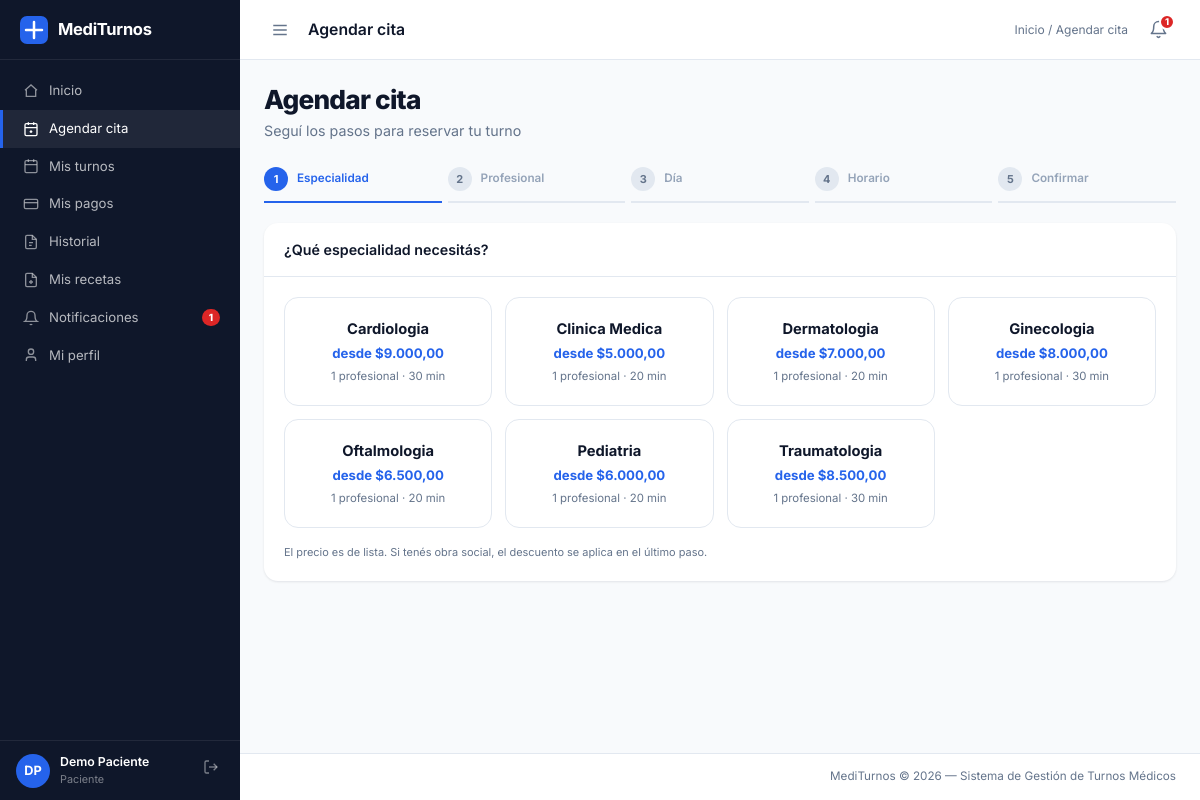
Page /agendar.php (signed in) on the committed database.
### tables this page shows
CREATE TABLE `especialidad` (
  `id_especialidad` int(11) NOT NULL AUTO_INCREMENT,
  `nombre` varchar(100) NOT NULL,
  `duracion_turno_min` int(11) DEFAULT NULL,
  `precio_consulta` decimal(10,2) NOT NULL DEFAULT 5000.00,
  PRIMARY KEY (`id_especialidad`)
);

### sistema/modelos/Turno.php (called while the page is built, shortened)
<?php
class Turno
{
    private PDO $pdo;
    public function __construct(PDO $pdo)
    {
        $this->pdo = $pdo;
    }
    public function especialidadesParaReserva(): array
    {
        return $this->pdo->query(
            "SELECT e.id_especialidad, e.nombre, e.precio_consulta, e.duracion_turno_min,
                    COUNT(DISTINCT m.matricula) AS medicos
             FROM   especialidad e
             JOIN   horario_atencion h ON h.id_especialidad = e.id_especialidad
             JOIN   medico m ON m.matricula = h.matricula AND m.estado = 'activo'
             GROUP  BY e.id_especialidad, e.nombre, e.precio_consulta, e.duracion_turno_min
             ORDER  BY e.nombre"
        )->fetchAll();
    }
}

### agendar.php (the view, shortened to what this page needs)
<?php
require_once __DIR__ . '/config/conexion.php';
require_once __DIR__ . '/sistema/modelos/Turno.php';
$modelo       = new Turno($pdo);
$breadcrumb   = '<a href="' . BASE_URL . 'dashboard.php">Inicio</a> / Agendar cita';
$idEsp     = (int) ($_GET['esp']   ?? 0);
$matricula = (int) ($_GET['mat']   ?? 0);
$fecha     = trim($_GET['fecha']   ?? '');
$paso_url = function (array $cambios = []) use ($idEsp, $matricula, $fecha) {
    $base = ['esp' => $idEsp ?: null, 'mat' => $matricula ?: null, 'fecha' => $fecha ?: null];
    $qs   = array_filter(array_merge($base, $cambios), fn($v) => $v !== null && $v !== '');
    return BASE_URL . 'agendar.php' . ($qs ? '?' . http_build_query($qs) : '');
};
$especialidad = $idEsp ? $modelo->datosEspecialidad($idEsp) : false;
if (!$especialidad) { $idEsp = 0; $matricula = 0; $fecha = ''; $hora = ''; }
$paso = 1;
$especialidades = $paso === 1 ? $modelo->especialidadesParaReserva() : [];
$plata = fn($n) => '$' . number_format((float) $n, 2, ',', '.');
require_once __DIR__ . '/sistema/vistas/layouts/navbar.php';
?>
<header class="pac-saludo">
    <h1>Agendar cita</h1>
    <p>Seguí los pasos para reservar tu turno</p>
</header>
<ol class="agd-pasos">
    <?php
    $etapas = [
        1 => ['Especialidad', $paso_url(['mat' => null, 'fecha' => null, 'hora' => null, 'cons' => null])],
        2 => ['Profesional',  $paso_url(['fecha' => null, 'hora' => null, 'cons' => null])],
        3 => ['Día',          $paso_url(['hora' => null, 'cons' => null])],
        4 => ['Horario',      $paso_url(['hora' => null, 'cons' => null])],
        5 => ['Confirmar',    null],
    ];
    $etapas[1][1] = BASE_URL . 'agendar.php';
    $etapas[2][1] = BASE_URL . 'agendar.php?esp=' . $idEsp;
    foreach ($etapas as $n => [$rotulo, $url]):
        $estado = $n < $paso ? 'hecho' : ($n === $paso ? 'activo' : '');
        $clic   = ($n < $paso && $url);
    ?>
    <li class="agd-paso <?= $estado ?>">
        <?php if ($clic): ?><a href="<?= htmlspecialchars($url) ?>"><?php else: ?><span><?php endif; ?>
            <span class="agd-paso-num"><?= $n < $paso ? '✓' : $n ?></span>
            <span class="agd-paso-rot"><?= $rotulo ?></span>
        <?php if ($clic): ?></a><?php else: ?></span><?php endif; ?>
    </li>
    <?php endforeach; ?>
</ol>
<div class="panel">
<?php if ($paso === 1): ?>
    <div class="panel-header"><span class="panel-titulo">¿Qué especialidad necesitás?</span></div>
    <div class="panel-body">
        <?php if (!$especialidades): ?>
            <p class="pac-slot-vacio">No hay especialidades con agenda cargada en este momento.</p>
        <?php else: ?>
        <div class="agd-grid">
            <?php foreach ($especialidades as $e): ?>
            <a class="agd-tarjeta" href="<?= BASE_URL ?>agendar.php?esp=<?= (int) $e['id_especialidad'] ?>">
                <strong><?= htmlspecialchars($e['nombre']) ?></strong>
                <span class="agd-precio">desde <?= $plata($e['precio_consulta']) ?></span>
                <span class="agd-meta">
                    <?= (int) $e['medicos'] ?> profesional<?= $e['medicos'] > 1 ? 'es' : '' ?>
                    · <?= (int) $e['duracion_turno_min'] ?> min
                </span>
            </a>
            <?php endforeach; ?>
        </div>
        <p class="form-hint" style="margin-top:16px">
            El precio es de lista. Si tenés obra social, el descuento se aplica
            en el último paso.
        </p>
        <?php endif; ?>
    </div>
<?php endif; ?>
</div>
<?php require_once __DIR__ . '/sistema/vistas/layouts/footer.php'; ?>

### publico/css/estilos.css (style rules this page uses)
:root { --azul: #2563eb; --azul-osc: #1e3a8a; --azul-claro: #eff6ff; --azul-soft2: #dbeafe; --azul-vivo: #3b82f6; --verde: #16a34a; --verde-claro: #dcfce7; --rojo: #dc2626; --rojo-claro: #fee2e2; --amarillo: #d97706; --amarillo-claro: #fef3c7; --gris-osc: #0f172a; --gris-med: #334155; --gris: #64748b; --gris2: #94a3b8; --gris-claro: #f8fafc; --borde: #e2e8f0; --blanco: #ffffff; --sidebar-w: 240px; --header-h: 60px; --radio: 14px; --radio-sm: 10px; --sombra: 0 1px 3px rgba(15,23,42,.06), 0 1px 2px rgba(15,23,42,.04); --sombra-md: 0 10px 30px -8px rgba(15,23,42,.15); --sombra-lg: 0 24px 60px -16px rgba(15,23,42,.22); --azul-glow: 0 8px 22px -6px rgba(37,99,235,.45); }
*, *::before, *::after { box-sizing: border-box; margin: 0; padding: 0; }
html { font-size: 15px; }
body { font-family: 'Inter', system-ui, -apple-system, 'Segoe UI', sans-serif; background: var(--gris-claro); color: var(--gris-med); line-height: 1.5; -webkit-font-smoothing: antialiased; }
a { color: var(--azul); text-decoration: none; }
.topbar-breadcrumb a { color: var(--gris); }
.panel { background: var(--blanco); border-radius: var(--radio); box-shadow: var(--sombra); margin-bottom: 20px; }
.panel-header { padding: 16px 20px; border-bottom: 1px solid var(--borde); display: flex; align-items: center; justify-content: space-between; gap: 12px; flex-wrap: wrap; }
.panel-titulo { font-size: .95rem; font-weight: 600; color: var(--gris-osc); }
.panel-body { padding: 20px; }
.form-hint { font-size: .73rem; color: var(--gris); }

### publico/css/paciente.css (style rules this page uses)
.pac-saludo { margin-bottom: 26px; }
.pac-saludo h1 { font-size: 1.75rem; font-weight: 800; letter-spacing: -.8px; color: var(--gris-osc); line-height: 1.2; }
.pac-saludo p { color: var(--gris); font-size: .95rem; margin-top: 4px; }
.agd-pasos { display: flex; align-items: center; gap: 6px; list-style: none; margin-bottom: 20px; flex-wrap: wrap; }
.agd-paso { flex: 1; min-width: 92px; }
.agd-paso a, .agd-paso > span { display: flex; align-items: center; gap: 9px; padding-bottom: 10px; border-bottom: 2.5px solid var(--borde); font-size: .78rem; font-weight: 600; color: var(--gris2); transition: color .2s, border-color .2s; }
.agd-paso-num { width: 24px; height: 24px; border-radius: 50%; flex-shrink: 0; display: grid; place-items: center; background: var(--borde); color: var(--gris); font-size: .73rem; font-weight: 700; transition: background .2s, color .2s; }
.agd-paso.activo a, .agd-paso.activo > span { color: var(--azul); border-bottom-color: var(--azul); }
.agd-paso.activo .agd-paso-num { background: var(--azul); color: #fff; }
.agd-grid { display: grid; gap: 13px; grid-template-columns: repeat(auto-fit, minmax(190px, 1fr)); }
.agd-tarjeta { display: flex; flex-direction: column; gap: 4px; padding: 20px; border-radius: var(--radio); border: 1.5px solid var(--borde); background: var(--blanco); color: inherit; text-align: center; transition: border-color .15s, transform .12s, box-shadow .12s; }
.agd-tarjeta strong { font-size: .98rem; color: var(--gris-osc); }
.agd-precio { font-size: .88rem; color: var(--azul); font-weight: 700; }
.agd-meta { font-size: .76rem; color: var(--gris); }

### rows in the picture
especialidad: nombre "Cardiologia", precio_consulta "$9.000,00", medicos "1", duracion_turno_min "30"
especialidad: nombre "Clinica Medica", precio_consulta "$5.000,00", medicos "1", duracion_turno_min "20"
especialidad: nombre "Dermatologia", precio_consulta "$7.000,00", medicos "1", duracion_turno_min "20"
especialidad: nombre "Ginecologia", precio_consulta "$8.000,00", medicos "1", duracion_turno_min "30"
especialidad: nombre "Oftalmologia", precio_consulta "$6.500,00", medicos "1", duracion_turno_min "20"
especialidad: nombre "Pediatria", precio_consulta "$6.000,00", medicos "1", duracion_turno_min "20"
especialidad: nombre "Traumatologia", precio_consulta "$8.500,00", medicos "1", duracion_turno_min "30"

### other values in the picture
$sinLeerSesion "1"
$inicialesSesion "DP"
$usuarioSesion['nombre'] . ' ' . $usuarioSesion['apellido'] "Demo Paciente"
$rolActual "Paciente"
$paginaTitulo "Agendar cita"
$n "1"
$rotulo "Especialidad"
$n "2"
$rotulo "Profesional"
$n "3"
$rotulo "Día"
$n "4"
$rotulo "Horario"
$n "5"
$rotulo "Confirmar"
